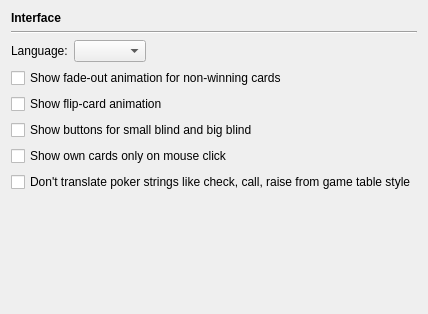
       <widget class="QWidget" name="page">
        <layout class="QGridLayout" name="gridLayout_8">
         <item row="0" column="0">
          <widget class="QLabel" name="label_19">
           <property name="styleSheet">
            <string notr="true">QLabel { font-weight: bold;  }</string>
           </property>
           <property name="text">
            <string>Interface</string>
           </property>
          </widget>
         </item>
         <item row="1" column="0">
          <widget class="Line" name="line_6">
           <property name="orientation">
            <enum>Qt::Horizontal</enum>
           </property>
          </widget>
         </item>
         <item row="2" column="0">
          <layout class="QHBoxLayout">
           <item>
            <widget class="QLabel" name="label_14">
             <property name="text">
              <string>Language:</string>
             </property>
             <property name="buddy">
              <cstring>comboBox_switchLanguage</cstring>
             </property>
            </widget>
           </item>
           <item>
            <widget class="QComboBox" name="comboBox_switchLanguage"/>
           </item>
           <item>
            <spacer>
             <property name="orientation">
              <enum>Qt::Horizontal</enum>
             </property>
             <property name="sizeHint" stdset="0">
              <size>
               <width>40</width>
               <height>20</height>
              </size>
             </property>
            </spacer>
           </item>
          </layout>
         </item>
         <item row="4" column="0">
          <layout class="QGridLayout" name="gridLayout_7">
           <item row="4" column="0" colspan="2">
            <widget class="QCheckBox" name="checkBox_antiPeekMode">
             <property name="text">
              <string>Show own cards only on mouse click</string>
             </property>
            </widget>
           </item>
           <item row="3" column="0" colspan="2">
            <widget class="QCheckBox" name="checkBox_showBlindButtons">
             <property name="text">
              <string>Show buttons for small blind and big blind</string>
             </property>
            </widget>
           </item>
           <item row="1" column="0" colspan="2">
            <widget class="QCheckBox" name="checkBox_showFadeOutCardsAnimation">
             <property name="text">
              <string>Show fade-out animation for non-winning cards</string>
             </property>
            </widget>
           </item>
           <item row="5" column="0" colspan="2">
            <widget class="QCheckBox" name="checkBox_dontTranslatePokerStrings">
             <property name="text">
              <string>Don't translate poker strings like check, call, raise from game table style</string>
             </property>
            </widget>
           </item>
           <item row="2" column="0" colspan="2">
            <widget class="QCheckBox" name="checkBox_showFlipCardsAnimation">
             <property name="text">
              <string>Show flip-card animation</string>
             </property>
            </widget>
           </item>
          </layout>
         </item>
         <item row="5" column="0">
          <spacer>
           <property name="orientation">
            <enum>Qt::Vertical</enum>
           </property>
           <property name="sizeHint" stdset="0">
            <size>
             <width>400</width>
             <height>111</height>
            </size>
           </property>
          </spacer>
         </item>
        </layout>
       </widget>
